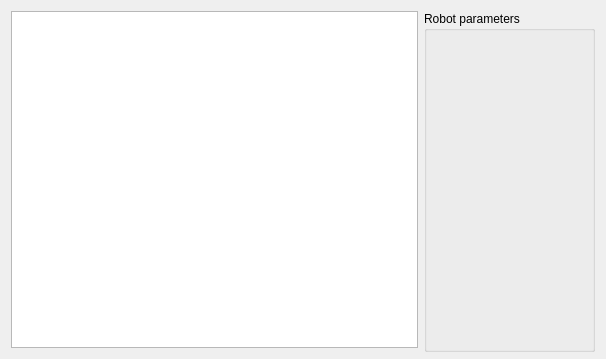
<?xml version="1.0" encoding="UTF-8"?>
<ui version="4.0">
 <class>RobotWindow</class>
 <widget class="QWidget" name="RobotWindow">
  <property name="windowModality">
   <enum>Qt::NonModal</enum>
  </property>
  <property name="geometry">
   <rect>
    <x>0</x>
    <y>0</y>
    <width>606</width>
    <height>359</height>
   </rect>
  </property>
  <property name="minimumSize">
   <size>
    <width>606</width>
    <height>359</height>
   </size>
  </property>
  <property name="maximumSize">
   <size>
    <width>606</width>
    <height>359</height>
   </size>
  </property>
  <property name="windowTitle">
   <string>Robot Window</string>
  </property>
  <layout class="QGridLayout" name="gridLayout">
   <item row="0" column="0">
    <widget class="QGraphicsView" name="robotGraphicsView"/>
   </item>
   <item row="0" column="1">
    <widget class="QGroupBox" name="statsGroupBox">
     <property name="minimumSize">
      <size>
       <width>171</width>
       <height>341</height>
      </size>
     </property>
     <property name="maximumSize">
      <size>
       <width>171</width>
       <height>341</height>
      </size>
     </property>
     <property name="title">
      <string>Robot parameters</string>
     </property>
     <widget class="QLabel" name="parametersLabel">
      <property name="geometry">
       <rect>
        <x>10</x>
        <y>20</y>
        <width>151</width>
        <height>311</height>
       </rect>
      </property>
      <property name="text">
       <string/>
      </property>
      <property name="alignment">
       <set>Qt::AlignLeading|Qt::AlignLeft|Qt::AlignTop</set>
      </property>
     </widget>
    </widget>
   </item>
  </layout>
 </widget>
 <resources/>
 <connections/>
</ui>
